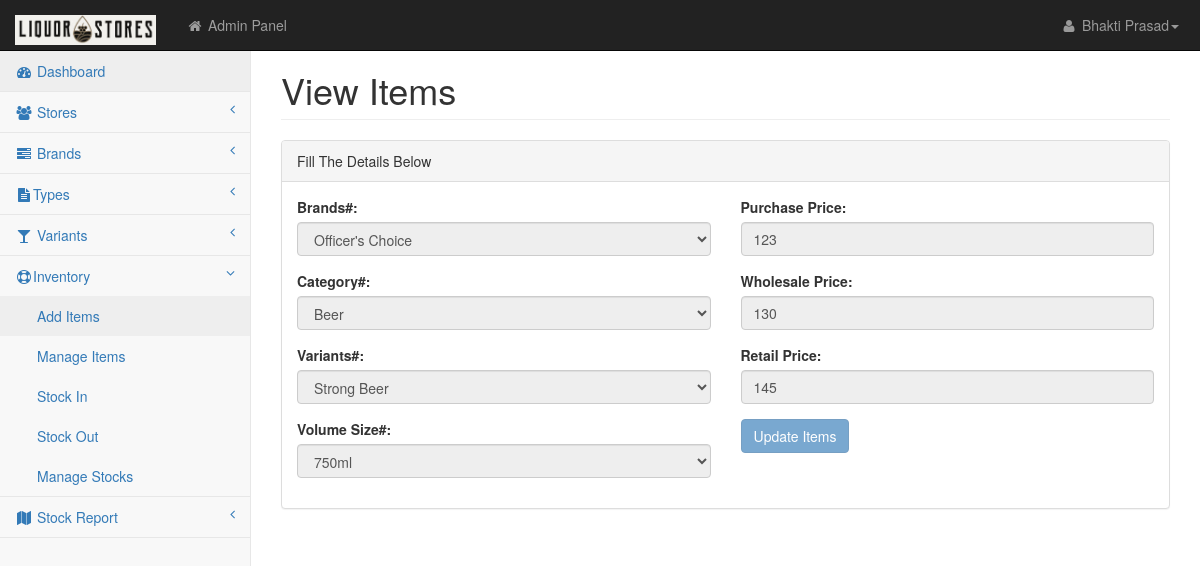
Page /add_items.php?action=view&id=1 on the committed database.
### tables this page shows
CREATE TABLE `items` (
  `id` int(11) NOT NULL AUTO_INCREMENT,
  `brand_id` int(11) NOT NULL,
  `type_id` int(11) DEFAULT NULL,
  `variant_id` int(11) NOT NULL,
  `vol_id` int(11) DEFAULT NULL,
  `item_name` text DEFAULT NULL,
  `buy_price` int(11) DEFAULT NULL,
  `wholesale_price` int(11) DEFAULT NULL,
  `retail_price` int(11) DEFAULT NULL,
  `current_stock` int(11) DEFAULT NULL,
  PRIMARY KEY (`id`)
);

### include/functions.php (the view, shortened to what this page needs)
<?php
function GetCombo($display,$tablename,$fieldname,$disfieldname,$where,$orderby,$selected)
{
	global $con;
	$hrquery="SELECT * FROM $tablename";
	$hrquery.=" ORDER BY $orderby";
	$hrresult=mysqli_query($con,$hrquery);
	$hrtotalrow=mysqli_affected_rows($con);
	if($display)
		$Getval="<option value=''>Select $display</option>";
	for($hr=0;$hr<$hrtotalrow;$hr++)
	{
		$hrrow=mysqli_fetch_object($hrresult);
		$newval=stripslashes(ucfirst($hrrow->$disfieldname));
		$val=$hrrow->$fieldname;
		if($val==$selected)
			$sel="selected";
		else
			$sel="";
		$Getval.="<option value='$val' $sel>$newval</option>";
	}
	return $Getval;
}
?>

### add_items.php (shortened to what this page needs)
<?php include("top.php");
 if($id)
{
$sel="SELECT * FROM items WHERE id='$id'";
$selqry=mysqli_query($con,$sel);
$selrow=mysqli_fetch_object($selqry);
$brand_id=$selrow->brand_id;
$category=$selrow->type_id;
$variants=$selrow->variant_id;
$vol_id=$selrow->vol_id;
$bprice=$selrow->buy_price;
$wprice=$selrow->wholesale_price;
$rprice=$selrow->retail_price;
}
 ?>
    <body>
        <div id="wrapper">
             <?php include("nav.php"); ?>
            <div id="page-wrapper">
                <div class="row">
                    <div class="col-lg-12">
                        <h1 class="page-header"><?php if($action=='edit') { ?>Edit <? } if($action=='view')  { ?>View <? } else {?>Add <?php } ?>Items</h1>
                    </div>
                </div>
                <div class="row">
                    <div class="col-lg-12">
                        <div class="panel panel-default">
                            <div class="panel-heading">
                                Fill The Details Below
                            </div>
                            <div class="panel-body">
                                <div class="row">
                                <form role="form" name="additem" id="additem" method="post" enctype="multipart/form-data">
                                    <div class="col-lg-6">
                                    <div class="form-group">
                                            <label>Brands#:</label>
                                            <select class="form-control" name="brand_id"  <? if($action=='view')  { ?>disabled <?php } ?> required>
                                                <?php echo GetCombo("Brands","brands","id","name","","id","$brand_id") ?>
                                               </select>
                                            </div>
                                            <div class="form-group">
                                            <label>Category#:</label>
                                            <select required class="form-control" name="category"  <? if($action=='view')  { ?>disabled <?php } ?>>
                                            <?php echo GetCombo("Category","variants_type","id","name","","id","$category") ?>
                                            </select>
                                            </div>
											 <div class="form-group">
                                            <label>Variants#:</label>
                                            <select required class="form-control" name="variants"  <? if($action=='view')  { ?>disabled <?php } ?>>
                                            <?php echo GetCombo("Variants","variants","id","name","","id","$variants") ?>
                                            </select>
                                            </div>
											 <div class="form-group">
                                            <label>Volume Size#:</label>
                                            <select required class="form-control" name="vol_id"  <? if($action=='view')  { ?>disabled <?php } ?>>
											<?php echo GetCombo("Volumes","volume","id","name","","id","$vol_id") ?>
                                            </select>
                                            </div>
                                    </div>
                                    <div class="col-lg-6">
                                            <div class="form-group">
                                            <label>Purchase Price:</label>
                                               <input required type="number" class="form-control" placeholder="Purchase Price" name="bprice" value="<?php echo $bprice; ?>"  <? if($action=='view')  { ?>disabled <?php } ?>>
                                            </div>
                                            <div class="form-group">
                                            <label>Wholesale Price:</label>
                                               <input required type="number" class="form-control" id="wprice" placeholder="Wholesale Price" name="wprice" value="<?php echo $wprice; ?>"  <? if($action=='view')  { ?>disabled <?php } ?> onBlur="add_number()">
                                            </div>
                                            <div class="form-group">
                                            <label>Retail Price:</label>
                                               <input required type="number" class="form-control" placeholder="Retail Price" name="rprice" id="rprice" value="<?php echo $rprice; ?>"  <? if($action=='view')  { ?>disabled <?php } ?>>
                                            </div>
                          <input name="submit" type="submit" class="btn btn-primary" value="<?php if($id) { ?>Update<? } else { ?>Add<? } ?> Items" <? if($action=='view')  { ?>disabled <?php } ?> >
                                    </div>
                                    </form>
                                </div>
                            </div>
                        </div>
                    </div>
                </div>
            </div>
        </div>
    </body>
</html>

### css/startmin.css (style rules this page uses)
body { background-color: #f8f8f8; }
#wrapper { width: 100%; }
#page-wrapper { padding: 30px 15px 0 15px; min-height: 568px; background-color: #fff; }
@media (min-width:768px) { #page-wrapper { position: inherit; margin-left: 250px; padding: 30px 30px 0 30px; border-left: 1px solid #e7e7e7; } }

### rows in the picture
items: bprice "123", wprice "130", rprice "145"

### other values in the picture
GetName('users','name','id','1') "Bhakti Prasad"
form field brand_id "Officer's Choice"
form field category "Beer"
form field variants "Strong Beer"
form field vol_id "750ml"
